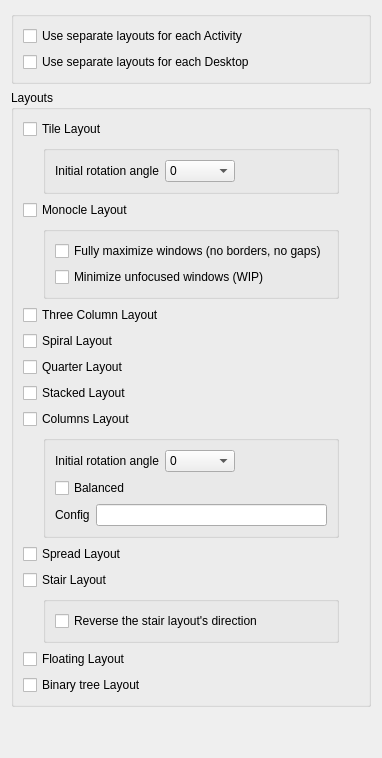
     <widget class="QWidget" name="layoutTab">
      <attribute name="title">
       <string>Layout</string>
      </attribute>
      <layout class="QVBoxLayout" name="verticalLayout_4">
       <item>
        <widget class="QGroupBox" name="groupBox_8">
         <property name="title">
          <string/>
         </property>
         <layout class="QVBoxLayout" name="verticalLayout_8">
          <item>
           <widget class="QCheckBox" name="kcfg_layoutPerActivity">
            <property name="toolTip">
             <string>Use different layouts for each activity. Can be combined with &quot;Use separate layout per Desktop&quot; option.</string>
            </property>
            <property name="text">
             <string>Use separate layouts for each Activity</string>
            </property>
           </widget>
          </item>
          <item>
           <widget class="QCheckBox" name="kcfg_layoutPerDesktop">
            <property name="toolTip">
             <string>Use different layouts for each virtual desktop. Can be combined with &quot;Use separate layout per Activity&quot; option.</string>
            </property>
            <property name="text">
             <string>Use separate layouts for each Desktop</string>
            </property>
           </widget>
          </item>
         </layout>
        </widget>
       </item>
       <item>
        <widget class="QGroupBox" name="groupBox_2">
         <property name="title">
          <string>Layouts</string>
         </property>
         <layout class="QVBoxLayout" name="verticalLayout_3">
          <item>
           <widget class="QCheckBox" name="kcfg_enableTileLayout">
            <property name="toolTip">
             <string>Enable Tile layout</string>
            </property>
            <property name="text">
             <string>Tile Layout</string>
            </property>
            <property name="tristate">
             <bool>false</bool>
            </property>
           </widget>
          </item>
          <item>
           <layout class="QVBoxLayout" name="tileLayoutConfigLayout">
            <property name="leftMargin">
             <number>20</number>
            </property>
            <property name="rightMargin">
             <number>20</number>
            </property>
            <item>
             <widget class="QGroupBox" name="groupBoxTileConfigLayout">
              <property name="title">
               <string/>
              </property>
              <layout class="QGridLayout" name="gridLayout_2">
               <item row="0" column="0">
                <layout class="QHBoxLayout" name="horizontalLayout_3">
                 <item>
                  <widget class="QLabel" name="tileLabel11">
                   <property name="text">
                    <string>Initial rotation angle</string>
                   </property>
                  </widget>
                 </item>
                 <item>
                  <widget class="QComboBox" name="kcfg_tileLayoutInitialRotationAngle">
                   <property name="minimumSize">
                    <size>
                     <width>70</width>
                     <height>0</height>
                    </size>
                   </property>
                   <item>
                    <property name="text">
                     <string>0</string>
                    </property>
                   </item>
                   <item>
                    <property name="text">
                     <string>90</string>
                    </property>
                   </item>
                   <item>
                    <property name="text">
                     <string>180</string>
                    </property>
                   </item>
                   <item>
                    <property name="text">
                     <string>270</string>
                    </property>
                   </item>
                  </widget>
                 </item>
                </layout>
               </item>
               <item row="0" column="1">
                <spacer name="horizontalSpacer">
                 <property name="orientation">
                  <enum>Qt::Orientation::Horizontal</enum>
                 </property>
                 <property name="sizeHint" stdset="0">
                  <size>
                   <width>40</width>
                   <height>20</height>
                  </size>
                 </property>
                </spacer>
               </item>
              </layout>
             </widget>
            </item>
           </layout>
          </item>
          <item>
           <widget class="QCheckBox" name="kcfg_enableMonocleLayout">
            <property name="toolTip">
             <string>Enable Monocle layout</string>
            </property>
            <property name="text">
             <string>Monocle Layout</string>
            </property>
           </widget>
          </item>
          <item>
           <layout class="QVBoxLayout" name="monocleLayoutConfigLayout">
            <property name="leftMargin">
             <number>20</number>
            </property>
            <property name="rightMargin">
             <number>20</number>
            </property>
            <item>
             <widget class="QGroupBox" name="groupBox_10">
              <property name="title">
               <string/>
              </property>
              <layout class="QVBoxLayout" name="verticalLayout_10">
               <item>
                <widget class="QCheckBox" name="kcfg_monocleMaximize">
                 <property name="toolTip">
                  <string>All windows will be maximized in Monocle layout</string>
                 </property>
                 <property name="text">
                  <string>Fully maximize windows (no borders, no gaps)</string>
                 </property>
                </widget>
               </item>
               <item>
                <widget class="QCheckBox" name="kcfg_monocleMinimizeRest">
                 <property name="text">
                  <string>Minimize unfocused windows (WIP)</string>
                 </property>
                </widget>
               </item>
              </layout>
             </widget>
            </item>
           </layout>
          </item>
          <item>
           <widget class="QCheckBox" name="kcfg_enableThreeColumnLayout">
            <property name="toolTip">
             <string>Enable Three Column layout</string>
            </property>
            <property name="text">
             <string>Three Column Layout</string>
            </property>
           </widget>
          </item>
          <item>
           <widget class="QCheckBox" name="kcfg_enableSpiralLayout">
            <property name="text">
             <string>Spiral Layout</string>
            </property>
           </widget>
          </item>
          <item>
           <widget class="QCheckBox" name="kcfg_enableQuarterLayout">
            <property name="toolTip">
             <string>Enable Quarter layout</string>
            </property>
            <property name="text">
             <string>Quarter Layout</string>
            </property>
           </widget>
          </item>
          <item>
           <widget class="QCheckBox" name="kcfg_enableStackedLayout">
            <property name="toolTip">
             <string>Enable Stacked layout</string>
            </property>
            <property name="text">
             <string>Stacked Layout</string>
            </property>
           </widget>
          </item>
          <item>
           <widget class="QCheckBox" name="kcfg_enableColumnsLayout">
            <property name="toolTip">
             <string>Enable Columns layout</string>
            </property>
            <property name="text">
             <string>Columns Layout</string>
            </property>
           </widget>
          </item>
          <item>
           <layout class="QVBoxLayout" name="ColumnsLayoutConfigLayout">
            <property name="leftMargin">
             <number>20</number>
            </property>
            <property name="rightMargin">
             <number>20</number>
            </property>
            <item>
             <widget class="QGroupBox" name="groupBoxColumnsConfigLayout">
              <property name="title">
               <string/>
              </property>
              <layout class="QVBoxLayout" name="verticalLayout_11">
               <item>
                <layout class="QHBoxLayout" name="horizontalLayout_4">
                 <item>
                  <widget class="QLabel" name="tileLabel12">
                   <property name="text">
                    <string>Initial rotation angle</string>
                   </property>
                  </widget>
                 </item>
                 <item>
                  <widget class="QComboBox" name="kcfg_columnsLayoutInitialRotationAngle">
                   <property name="minimumSize">
                    <size>
                     <width>70</width>
                     <height>0</height>
                    </size>
                   </property>
                   <item>
                    <property name="text">
                     <string>0</string>
                    </property>
                   </item>
                   <item>
                    <property name="text">
                     <string>90</string>
                    </property>
                   </item>
                   <item>
                    <property name="text">
                     <string>180</string>
                    </property>
                   </item>
                   <item>
                    <property name="text">
                     <string>270</string>
                    </property>
                   </item>
                  </widget>
                 </item>
                 <item>
                  <spacer name="horizontalSpacer">
                   <property name="orientation">
                    <enum>Qt::Orientation::Horizontal</enum>
                   </property>
                   <property name="sizeHint" stdset="0">
                    <size>
                     <width>40</width>
                     <height>20</height>
                    </size>
                   </property>
                  </spacer>
                 </item>
                </layout>
               </item>
               <item>
                <widget class="QCheckBox" name="kcfg_columnsBalanced">
                 <property name="toolTip">
                  <string>Creating a new window in the shortest column</string>
                 </property>
                 <property name="text">
                  <string>Balanced</string>
                 </property>
                </widget>
               </item>
               <item>
                <layout class="QHBoxLayout" name="hLayout_columnsConf">
                 <item>
                  <widget class="QLabel" name="lbl_columsLayerConf">
                   <property name="text">
                    <string>Config</string>
                   </property>
                  </widget>
                 </item>
                 <item>
                  <widget class="QLineEdit" name="kcfg_columnsLayerConf">
                   <property name="toolTip">
                    <string>&lt;html&gt;&lt;head/&gt;&lt;body&gt;&lt;p&gt;Comma-separated list OutputName:VirtualDesktopName:ActivityName:ColumnWeight:ColumnWeight:... OutputName value you will see if run KSystemLog and type krohnkite in filter string. The data will right under Krohenkite start string.If all weights are equal they will not be taken into account &lt;/p&gt;&lt;p&gt;  Example: Any monitors 3 columns without weights:&lt;/p&gt;&lt;p&gt; :::1:1:1&lt;/p&gt;&lt;p&gt;Example with desktop name and activity id 3 columns the third one is twice as big as the first two:&lt;/p&gt;&lt;p&gt; HDMI-A-1:Desktop 1:99e10d31-e8f3-44aa-bbed-2a543f13fa54:1:1:2&lt;/p&gt;&lt;/body&gt;&lt;/html&gt;</string>
                   </property>
                  </widget>
                 </item>
                </layout>
               </item>
              </layout>
             </widget>
            </item>
           </layout>
          </item>
          <item>
           <widget class="QCheckBox" name="kcfg_enableSpreadLayout">
            <property name="toolTip">
             <string>Enable Spread layout</string>
            </property>
            <property name="text">
             <string>Spread Layout</string>
            </property>
           </widget>
          </item>
          <item>
           <widget class="QCheckBox" name="kcfg_enableStairLayout">
            <property name="toolTip">
             <string>Enable Stair layout</string>
            </property>
            <property name="text">
             <string>Stair Layout</string>
            </property>
           </widget>
          </item>
          <item>
           <layout class="QVBoxLayout" name="stairLayoutConfigLayout">
            <property name="leftMargin">
             <number>20</number>
            </property>
            <property name="rightMargin">
             <number>20</number>
            </property>
            <item>
             <widget class="QGroupBox" name="groupBox_70">
              <property name="title">
               <string/>
              </property>
              <layout class="QVBoxLayout" name="verticalLayout_10">
               <item>
                <widget class="QCheckBox" name="kcfg_stairReverse">
                 <property name="text">
                  <string>Reverse the stair layout's direction</string>
                 </property>
                </widget>
               </item>
              </layout>
             </widget>
            </item>
           </layout>
          </item>
          <item>
           <widget class="QCheckBox" name="kcfg_enableFloatingLayout">
            <property name="text">
             <string>Floating Layout</string>
            </property>
           </widget>
          </item>
          <item>
           <widget class="QCheckBox" name="kcfg_enableBTreeLayout">
            <property name="toolTip">
             <string>Enable BTree layout</string>
            </property>
            <property name="text">
             <string>Binary tree Layout</string>
            </property>
           </widget>
          </item>
         </layout>
        </widget>
       </item>
       <item>
        <spacer name="verticalSpacer_2">
         <property name="orientation">
          <enum>Qt::Orientation::Vertical</enum>
         </property>
         <property name="sizeHint" stdset="0">
          <size>
           <width>20</width>
           <height>40</height>
          </size>
         </property>
        </spacer>
       </item>
      </layout>
     </widget>
